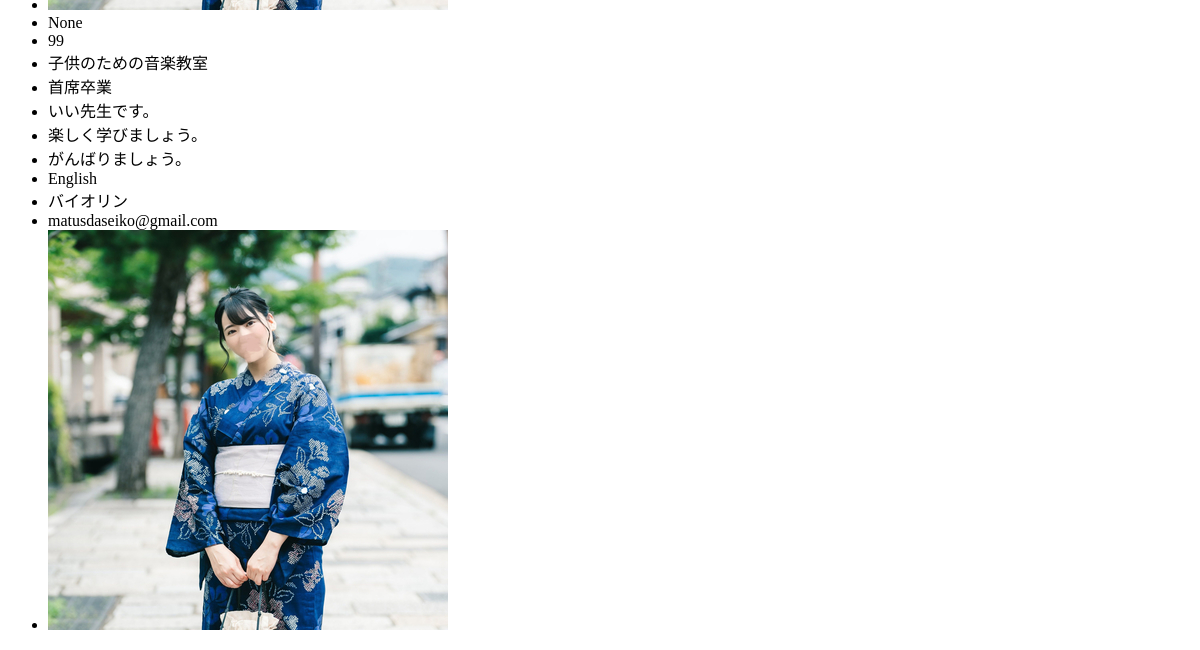
Page /music/ (lower part) on the earlier database version.
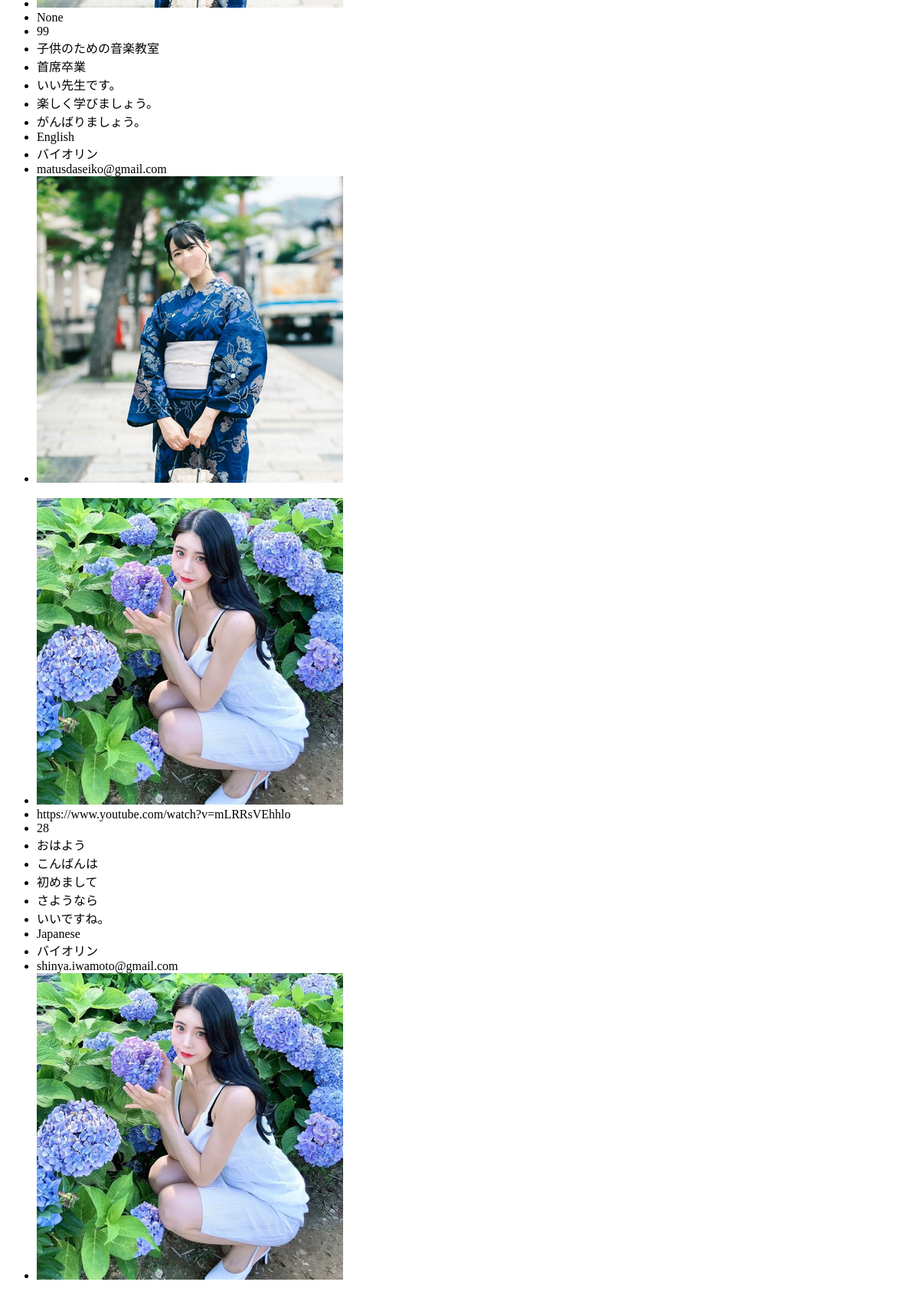
Same page on the later database version.
### music/models.py (models this page shows, shortened)
class  Teacher(models.Model):
    movie = models.URLField(max_length=200, null=True, blank=True)
    fee = models.IntegerField( validators=[MinValueValidator(0), MaxValueValidator(100)] , null=True, blank=True)
    academic = models.TextField(max_length=500)
    experience = models.TextField(max_length=500)
    certificate = models.TextField(max_length=500)
    reputation = models.TextField(max_length=500, null=True, blank=True)
    message = models.TextField(max_length=500)
    oneword = models.TextField(max_length=500)
    lang = models.ForeignKey(teaching_langage, on_delete=models.CASCADE, null=True, blank=True)
    inst = models.ForeignKey(teaching_inst, on_delete=models.CASCADE, null=True, blank=True)
    pic = models.ForeignKey(teacher_picture, on_delete=models.CASCADE, null=True, blank=True)
    user_id = models.ForeignKey(User, on_delete=models.CASCADE, verbose_name='email',default="9999")

class teacher_picture(models.Model):
    image = models.ImageField(_('image'), blank=True, null=True)

class teaching_langage(models.Model):
    teaching_lang = models.ForeignKey(language, on_delete=models.CASCADE)

class language(models.Model):
    language_name =  models.CharField(max_length=20)

class teaching_inst(models.Model):
    teaching_inst   = models.ForeignKey(instrument, related_name="teaching_inst" ,  on_delete=models.CASCADE, null=True, blank=True)
    year = models.IntegerField(null=True, blank=True)
    revel = models.IntegerField(null=True, blank=True)

class instrument(models.Model):
    inst_name = models.CharField(max_length=50)
    inst_image = models.ImageField(blank=True, null=True)

### accounts/models.py (models this page shows, shortened)
class User(AbstractBaseUser, PermissionsMixin):
    email = models.EmailField(_('email address'), unique=True)
    first_name = models.CharField(_('first name'), max_length=30, blank=True)
    last_name = models.CharField(_('last name'), max_length=30, blank=True)
    city = models.CharField(_('city'), max_length=20, blank=True)
    introduction = models.TextField(_('introduction'), blank=True)
    image = models.ImageField(_('image'), blank=True, null=True)
    is_musician = models.BooleanField(verbose_name="音楽家である",default=False)
    is_staff = models.BooleanField(
        _('staff status'),
        default=False,
        help_text=_(
            'Designates whether the user can log into this admin site.'),
    )
    is_active = models.BooleanField(
        _('active'),
        default=True,
        help_text=_(
            'Designates whether this user should be treated as active. '
            'Unselect this instead of deleting accounts.'
        ),
    )
    date_joined = models.DateTimeField(_('date joined'), default=timezone.now)
    objects = UserManager()
    EMAIL_FIELD = 'email'
    USERNAME_FIELD = 'email'
    REQUIRED_FIELDS = []
    class Meta:
        verbose_name = _('user')
        verbose_name_plural = _('users')

### music/views.py (the view)
# urls.py: path('music/', views.ListMusicView.as_view()),
class ListMusicView(ListView):
    template_name = 'music_list.html'
    model = Teacher

### music/templates/music/teacher_list.html
{% for item in object_list %}
<ul>
  <li><img src="{{ item.pic.image.url }}" alt=""></li>
  <li>{{ item.movie }}</li>
  <li>{{ item.fee }}</li>
  <li>{{ item.experience }}</li>
  <li> {{ item.certificate }}</li>
  <li>{{ item.reputation }}</li>
  <li>{{ item.message }}</li>
  <li>{{ item.oneword }}</li>
  <li>{{ item.lang.teaching_lang.language_name }}</li>
  <li>{{ item.inst.teaching_inst.inst_name }}</li>
  <li>{{ item.user_id.email }}</li>
  <li><img src="{{ item.pic.image.url }}" alt=""></li>
</ul>
{% endfor %}

Differences in the rows shown:
added Teacher: pic.image (picture), movie "https://www.youtube.com/watch?v=mLRRsVEhhlo", fee "28", experience "おはよう", certificate "こんばんは", reputation "初めまして", message "さようなら", oneword "いいですね。", lang.teaching_lang.language_name "Japanese", inst.teaching_inst.inst_name "バイオリン", user_id.email "shinya.iwamoto@gmail.com"
